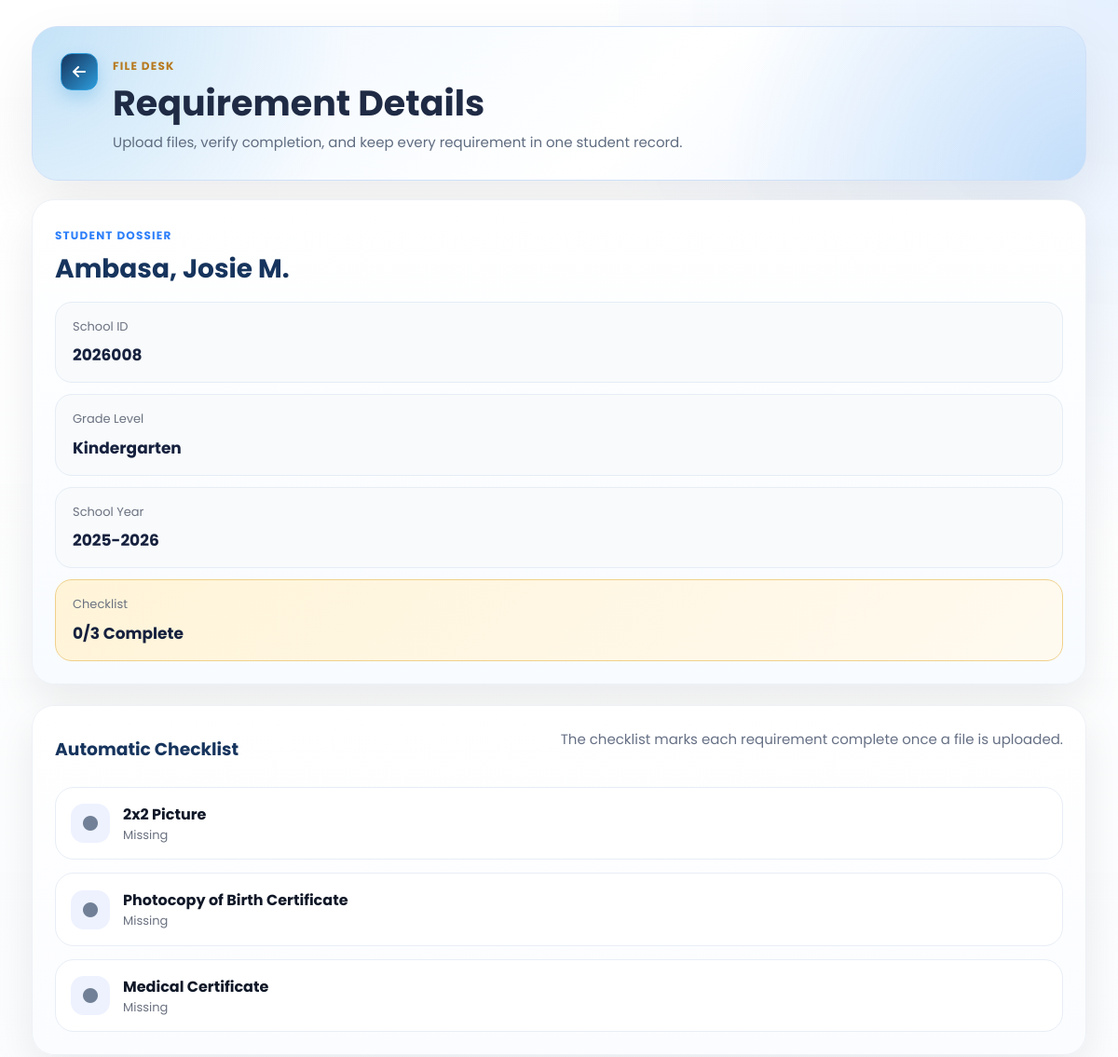
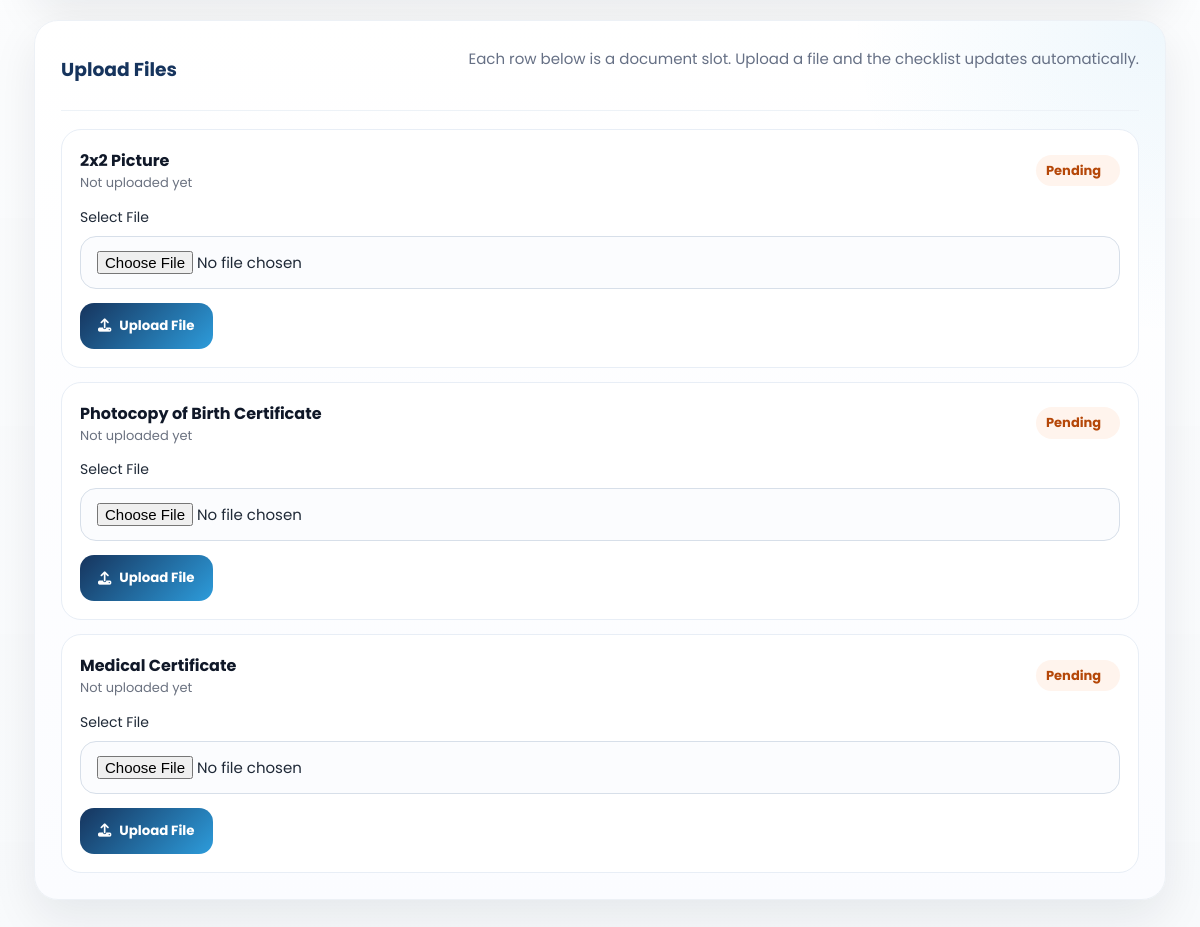
The app's page /SmartEnroll/requirements_upload_details.php?student_id=2026008 with its own data (2 pictures, top to bottom).
### tables this page shows
CREATE TABLE `enrollments` (
  `id` int(11) NOT NULL,
  `grade_level` varchar(50) DEFAULT NULL,
  `student_id` varchar(20) DEFAULT NULL,
  `school_year` varchar(20) DEFAULT NULL,
  `completion_date` date DEFAULT NULL,
  `learner_lname` varchar(100) DEFAULT NULL,
  `learner_fname` varchar(100) DEFAULT NULL,
  `learner_mname` varchar(100) DEFAULT NULL,
  `learner_ext` varchar(20) DEFAULT NULL,
  `nickname` varchar(100) DEFAULT NULL,
  `sex` varchar(20) DEFAULT NULL,
  `dob` varchar(20) DEFAULT NULL,
  `age` int(11) DEFAULT NULL,
  `mother_tongue` varchar(100) DEFAULT NULL,
  `religion` varchar(100) DEFAULT NULL,
  `email` varchar(150) DEFAULT NULL,
  `province` varchar(100) DEFAULT NULL,
  `municipality` varchar(100) DEFAULT NULL,
  `barangay` varchar(100) DEFAULT NULL,
  `street` varchar(150) DEFAULT NULL,
  `father_lname` varchar(100) DEFAULT NULL,
  `father_fname` varchar(100) DEFAULT NULL,
  `father_mname` varchar(100) DEFAULT NULL,
  `father_occ` varchar(100) DEFAULT NULL,
  `father_contact` varchar(50) DEFAULT NULL,
  `mother_lname` varchar(100) DEFAULT NULL,
  `mother_fname` varchar(100) DEFAULT NULL,
  `mother_mname` varchar(100) DEFAULT NULL,
  `mother_occ` varchar(100) DEFAULT NULL,
  `mother_contact` varchar(50) DEFAULT NULL,
  `mother_maiden` varchar(100) DEFAULT NULL,
  `guardian_type` varchar(50) DEFAULT NULL,
  `guardian_lname` varchar(100) DEFAULT NULL,
  `guardian_fname` varchar(100) DEFAULT NULL,
  `guardian_mname` varchar(100) DEFAULT NULL,
  `guardian_occ` varchar(100) DEFAULT NULL,
  `guardian_contact` varchar(50) DEFAULT NULL,
  `emergency1_name` varchar(150) DEFAULT NULL,
  `emergency1_relationship` varchar(100) DEFAULT NULL,
  `emergency1_contact` varchar(50) DEFAULT NULL,
  `emergency2_name` varchar(150) DEFAULT NULL,
  `emergency2_relationship` varchar(100) DEFAULT NULL,
  `emergency2_contact` varchar(50) DEFAULT NULL,
  `emergency3_name` varchar(150) DEFAULT NULL,
  `emergency3_relationship` varchar(100) DEFAULT NULL,
  `emergency3_contact` varchar(50) DEFAULT NULL,
  `special_needs` text DEFAULT NULL,
  `medication` varchar(10) DEFAULT NULL,
  `medication_details` text DEFAULT NULL,
  `created_at` timestamp NOT NULL DEFAULT current_timestamp()
);

### SmartEnroll/requirements_upload_details.php (the view, shortened to what this page needs)
<?php
$selectedId = trim((string)($_GET['student_id'] ?? $_POST['student_id'] ?? ''));
$selectedStudent = null;
$requirements = [
    'picture_2x2' => '2x2 Picture',
    'birth_certificate' => 'Photocopy of Birth Certificate',
    'medical_certificate' => 'Medical Certificate',
];
$uploadedFiles = [];
function format_name(array $row): string
{
    $m = trim((string)($row['learner_mname'] ?? ''));
    $mi = $m !== '' ? strtoupper(mb_substr($m, 0, 1)) . '.' : '';
    $full = trim(
        ($row['learner_lname'] ?? '') . ', ' .
        ($row['learner_fname'] ?? '') . ' ' . $mi
    );
    return trim(preg_replace('/\s+/', ' ', $full), ' ,');
}
function get_student(mysqli $conn, string $studentId): ?array
{
    $stmt = $conn->prepare(
        "SELECT id, student_id, learner_lname, learner_fname, learner_mname, grade_level, school_year
         FROM enrollments
         WHERE student_id = ?
         LIMIT 1"
    );
    $stmt->bind_param('s', $studentId);
    $stmt->execute();
    $student = $stmt->get_result()->fetch_assoc() ?: null;
    return $student;
}
function load_uploaded_files(mysqli $conn, int $enrollmentId): array
{
    $files = [];
    $stmt = $conn->prepare(
        "SELECT requirement_key, original_name, stored_name, file_path, uploaded_at
         FROM student_requirements
         WHERE enrollment_id = ?"
    );
    $stmt->bind_param('i', $enrollmentId);
    $stmt->execute();
    $result = $stmt->get_result();
    return $files;
}
try {
    $conn = new mysqli('127.0.0.1', 'root', '', 'smartenroll');
    $conn->set_charset('utf8mb4');
    $selectedStudent = get_student($conn, $selectedId);
    $uploadedFiles = load_uploaded_files($conn, (int)$selectedStudent['id']);
} catch (Throwable $e) {
    $error = $e->getMessage();
}
$studentName = $selectedStudent ? format_name($selectedStudent) : '';
$completedCount = 0;
?>
<!DOCTYPE html>
<html lang="en">
<head>
    <link rel="stylesheet" href="css/style.css">
    <link rel="stylesheet" href="css/requirements_upload.css">
    <link rel="stylesheet" href="https://cdnjs.cloudflare.com/ajax/libs/font-awesome/6.5.0/css/all.min.css">
</head>
<body class="dashboard-page dashboard-white-page">
<main class="dashboard-main requirements-main">
    <section class="requirements-hero detail-hero">
        <div class="requirements-hero-top">
            <a href="requirements_upload.php" class="dashboard-link back-left"><i class="fa-solid fa-arrow-left"></i></a>
            <div class="requirements-hero-copy">
                <span class="eyebrow eyebrow-gold">File Desk</span>
                <h1>Requirement Details</h1>
                <p>Upload files, verify completion, and keep every requirement in one student record.</p>
            </div>
        </div>
    </section>
    <?php if ($selectedStudent): ?>
        <section class="requirements-workspace">
            <aside class="requirements-sidebar">
                <div class="student-dossier">
                    <span class="eyebrow eyebrow-blue">Student Dossier</span>
                    <h2><?php echo htmlspecialchars($studentName); ?></h2>
                    <div class="dossier-list">
                        <div class="dossier-item">
                            <span>School ID</span>
                            <strong><?php echo htmlspecialchars((string)$selectedStudent['student_id']); ?></strong>
                        </div>
                        <div class="dossier-item">
                            <span>Grade Level</span>
                            <strong><?php echo htmlspecialchars((string)$selectedStudent['grade_level']); ?></strong>
                        </div>
                        <div class="dossier-item">
                            <span>School Year</span>
                            <strong><?php echo htmlspecialchars((string)$selectedStudent['school_year']); ?></strong>
                        </div>
                        <div class="dossier-item accent">
                            <span>Checklist</span>
                            <strong><?php echo $completedCount; ?>/<?php echo count($requirements); ?> Complete</strong>
                        </div>
                    </div>
                </div>
                <div class="requirements-panel checklist-panel">
                    <div class="requirements-panel-head">
                    <h3>Automatic Checklist</h3>
                    <p>The checklist marks each requirement complete once a file is uploaded.</p>
                </div>
                <div class="checklist-list">
                    <?php foreach ($requirements as $key => $label): ?>
                        <?php $isDone = isset($uploadedFiles[$key]); ?>
                        <div class="checklist-item <?php echo $isDone ? 'done' : ''; ?>">
                            <div class="checklist-icon">
                                <i class="fa-solid <?php echo $isDone ? 'fa-circle-check' : 'fa-circle'; ?>"></i>
                            </div>
                            <div class="checklist-copy">
                                <strong><?php echo htmlspecialchars($label); ?></strong>
                                <span><?php echo $isDone ? 'Uploaded' : 'Missing'; ?></span>
                            </div>
                        </div>
                    <?php endforeach; ?>
                </div>
                </div>
            </aside>
            <section class="requirements-panel upload-workbench">
                <div class="requirements-panel-head upload-workbench-head">
                    <h3>Upload Files</h3>
                    <p>Each row below is a document slot. Upload a file and the checklist updates automatically.</p>
                </div>
                <div class="upload-card-list">
                    <?php foreach ($requirements as $key => $label): ?>
                        <?php $fileInfo = $uploadedFiles[$key] ?? null; ?>
                        <form class="upload-item-card" method="post" action="requirements_upload_details.php?student_id=<?php echo urlencode($selectedId); ?>" enctype="multipart/form-data">
                            <div class="upload-item-head">
                                <div>
                                    <strong><?php echo htmlspecialchars($label); ?></strong>
                                    <span><?php echo $fileInfo ? 'Uploaded and checked' : 'Not uploaded yet'; ?></span>
                                </div>
                                <span class="upload-status <?php echo $fileInfo ? 'done' : 'pending'; ?>">
                                    <?php echo $fileInfo ? 'Complete' : 'Pending'; ?>
                                </span>
                            </div>
                            <label class="file-input-wrap">
                                <span>Select File</span>
                                <input type="file" name="requirement_file" accept=".jpg,.jpeg,.png,.pdf" required>
                            </label>
                            <button type="submit" class="upload-submit-btn">
                                <i class="fa-solid fa-upload"></i>
                                <?php echo $fileInfo ? 'Replace File' : 'Upload File'; ?>
                            </button>
                        </form>
                    <?php endforeach; ?>
                </div>
            </section>
        </section>
    <?php endif; ?>
</main>
</body>
</html>

### SmartEnroll/css/style.css (style rules this page uses)
* { margin: 0; padding: 0; box-sizing: border-box; font-family: 'Poppins', sans-serif; }
:root { --logo-blue: #19325a; --logo-blue-light: #1e88e5; --logo-yellow: #fdd835; --logo-yellow-soft: #ffe970; --logo-green: #43a047; }
body, html { height: 100%; color: #fff; }
html { scroll-behavior: smooth; }
body { background: #0f172a; }
.eyebrow { text-transform: uppercase; letter-spacing: 1.4px; font-size: 12px; color: #6b7280; margin-bottom: 8px; font-weight: 600; }
.dashboard-page { background: linear-gradient(135deg, rgba(12, 25, 47, 0.72), rgba(25, 50, 90, 0.48)), #f5f6f8; color: #1b1f2a; position: relative; min-height: 100vh; overflow-x: hidden; }
.dashboard-page::before { content: ""; position: fixed; inset: 0; background: linear-gradient(135deg, rgba(12, 25, 47, 0.5), rgba(25, 50, 90, 0.18)), url('../assets/img1.jpg') center center / cover no-repeat; filter: blur(5px) saturate(1.05); transform: scale(1.05); z-index: 0; }
.dashboard-page::after { content: ""; position: fixed; inset: 0; background: radial-gradient(circle at top right, rgba(253, 216, 53, 0.22), transparent 28%), linear-gradient(180deg, rgba(255, 255, 255, 0.08), rgba(255, 255, 255, 0.16)); z-index: 0; pointer-events: none; }
.dashboard-page.dashboard-white-page { background: #f8fafc; }
.dashboard-page.dashboard-white-page::before { display: none; }
.dashboard-page.dashboard-white-page::after { background: radial-gradient(circle at top right, rgba(219, 234, 254, 0.72), transparent 24%), linear-gradient(180deg, rgba(255, 255, 255, 0.96), rgba(248, 250, 252, 1)); }
.dashboard-main { width: min(1680px, calc(100vw - 40px)); max-width: 1680px; margin: 0 auto; padding: 42px 20px 56px; position: relative; z-index: 1; }
.dashboard-link { text-decoration: none; color: var(--logo-blue); font-weight: 700; background: rgba(253, 216, 53, 0.95); padding: 12px 18px; border-radius: 999px; box-shadow: 0 10px 24px rgba(253, 216, 53, 0.26); transition: transform 0.2s ease, box-shadow 0.2s ease, background 0.2s ease; }

### records on screen
enrollments: studentName "Ambasa, Josie M.", student "2026008", grade_level "Kindergarten", school_year "2025-2026"

### other values on screen
$completedCount "0"
count($requirements) "3"
$label "2x2 Picture"
$label "Photocopy of Birth Certificate"
$label "Medical Certificate"
